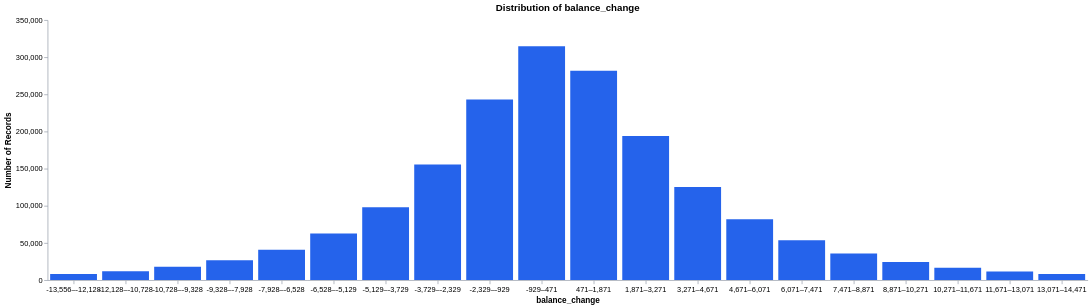

Here is the notebook cell this chart was saved with:
### Code cell
# Bins between the 1st and 99th percentiles so the bulk of the distribution is visible
lo, hi = df['balance_change'].quantile([0.01, 0.99])
balance_change_mid = df.loc[df['balance_change'].between(lo, hi), ['balance_change']]
numeric_distribution('balance_change', data=balance_change_mid)

### Figure 1 — Vega-Lite specification as saved in the notebook (floating-point values rounded to 4 significant figures)
{"config": {"view": {"continuousWidth": 300, "continuousHeight": 300, "strokeWidth": 0}, "axis": {"domainColor": "#9ca3af", "labelColor": "#000", "tickColor": "#9ca3af", "titleColor": "#000"}}, "data": {"name": "data-13c83d42c450b178240d2a41736507ea"}, "mark": {"type": "bar", "color": "#2563eb"}, "encoding": {"tooltip": [{"field": "Bin", "title": "balance_change", "type": "nominal"}, {"field": "Count", "format": ",", "title": "Records", "type": "quantitative"}], "x": {"axis": {"grid": false, "labelAngle": 0}, "field": "Bin", "sort": ["-13,556–-12,128", "-12,128–-10,728", "-10,728–-9,328", "-9,328–-7,928", "-7,928–-6,528", "-6,528–-5,129", "-5,129–-3,729", "-3,729–-2,329", "-2,329–-929", "-929–471", "471–1,871", "1,871–3,271", "3,271–4,671", "4,671–6,071", "6,071–7,471", "7,471–8,871", "8,871–10,271", "10,271–11,671", "11,671–13,071", "13,071–14,471"], "title": "balance_change", "type": "nominal"}, "y": {"axis": {"grid": false}, "field": "Count", "title": "Number of Records", "type": "quantitative"}}, "height": 350, "title": "Distribution of balance_change", "width": 1400, "$schema": "https://vega.github.io/schema/vega-lite/v5.20.1.json", "datasets": {"data-13c83d42c450b178240d2a41736507ea": [{"Bin": "-13,556–-12,128", "Count": 8325}, {"Bin": "-12,128–-10,728", "Count": 12067}, {"Bin": "-10,728–-9,328", "Count": 17847}, {"Bin": "-9,328–-7,928", "Count": 26636}, {"Bin": "-7,928–-6,528", "Count": 40960}, {"Bin": "-6,528–-5,129", "Count": 62718}, {"Bin": "-5,129–-3,729", "Count": 98055}, {"Bin": "-3,729–-2,329", "Count": 155535}, {"Bin": "-2,329–-929", "Count": 243239}, {"Bin": "-929–471", "Count": 314863}, {"Bin": "471–1,871", "Count": 281908}, {"Bin": "1,871–3,271", "Count": 194014}, {"Bin": "3,271–4,671", "Count": 125442}, {"Bin": "4,671–6,071", "Count": 81882}, {"Bin": "6,071–7,471", "Count": 53707}, {"Bin": "7,471–8,871", "Count": 35852}, {"Bin": "8,871–10,271", "Count": 24312}, {"Bin": "10,271–11,671", "Count": 16753}, {"Bin": "11,671–13,071", "Count": 11583}, {"Bin": "13,071–14,471", "Count": 8258}]}}
